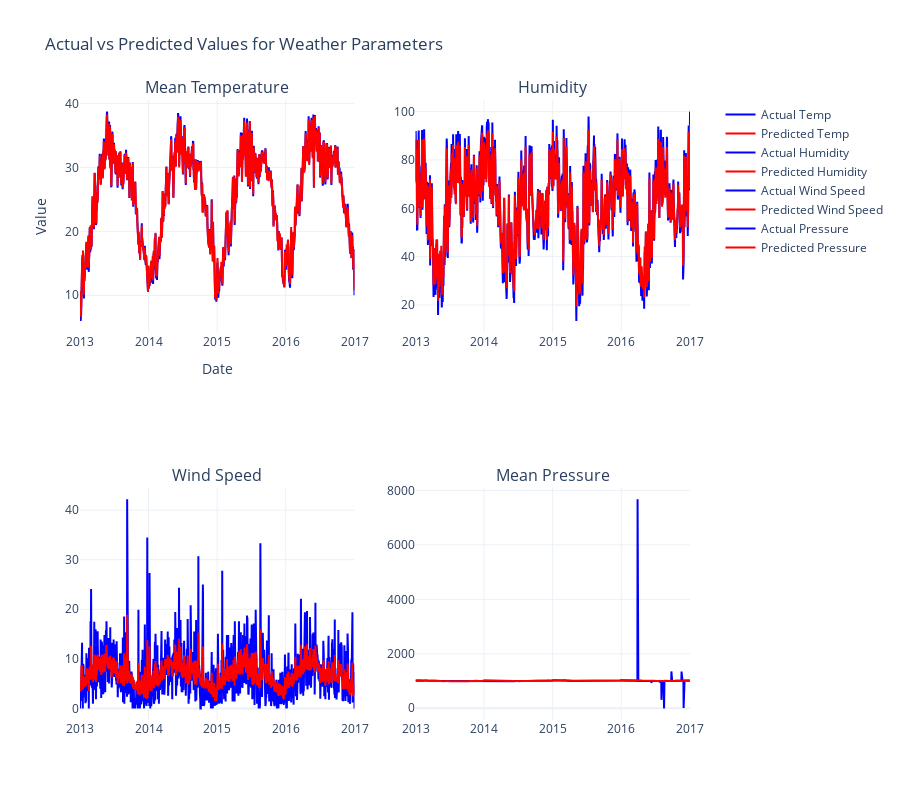

The code cell stored with this chart in its notebook:
### Code cell
import plotly.graph_objs as go
from plotly.subplots import make_subplots
import pandas as pd


# Creating a 2x2 subplot figure
fig = make_subplots(
    rows=2, cols=2,
    subplot_titles=("Mean Temperature", "Humidity", "Wind Speed", "Mean Pressure"),
    specs=[[{"secondary_y": False}, {"secondary_y": False}],
           [{"secondary_y": False}, {"secondary_y": False}]]
)

# Plotting Mean Temperature
fig.add_trace(
    go.Scatter(x=df_comparison['date'], y=df_comparison['meantemp_actual'], mode='lines', name='Actual Temp', line=dict(color='blue')),
    row=1, col=1
)
fig.add_trace(
    go.Scatter(x=df_comparison['date'], y=df_comparison['meantemp_predicted'], mode='lines', name='Predicted Temp', line=dict(color='red')),
    row=1, col=1
)

# Plotting Humidity
fig.add_trace(
    go.Scatter(x=df_comparison['date'], y=df_comparison['humidity_actual'], mode='lines', name='Actual Humidity', line=dict(color='blue')),
    row=1, col=2
)
fig.add_trace(
    go.Scatter(x=df_comparison['date'], y=df_comparison['humidity_predicted'], mode='lines', name='Predicted Humidity', line=dict(color='red')),
    row=1, col=2
)

# Plotting Wind Speed
fig.add_trace(
    go.Scatter(x=df_comparison['date'], y=df_comparison['wind_speed_actual'], mode='lines', name='Actual Wind Speed', line=dict(color='blue')),
    row=2, col=1
)
fig.add_trace(
    go.Scatter(x=df_comparison['date'], y=df_comparison['wind_speed_predicted'], mode='lines', name='Predicted Wind Speed', line=dict(color='red')),
    row=2, col=1
)

# Plotting Mean Pressure
fig.add_trace(
    go.Scatter(x=df_comparison['date'], y=df_comparison['meanpressure_actual'], mode='lines', name='Actual Pressure', line=dict(color='blue')),
    row=2, col=2
)
fig.add_trace(
    go.Scatter(x=df_comparison['date'], y=df_comparison['meanpressure_predicted'], mode='lines', name='Predicted Pressure', line=dict(color='red')),
    row=2, col=2
)

# Update layout
fig.update_layout(
    title="Actual vs Predicted Values for Weather Parameters",
    xaxis_title="Date",
    yaxis_title="Value",
    legend=dict(x=1.05, y=1),
    template="plotly_white",
    height=800
)

# Show the plot
fig.show()

### Figure 1 — Plotly figure (JSON) as saved in the notebook; plotly's stock layout.template omitted (floating-point values rounded to 4 significant figures; data arrays with more than 128 entries replaced by an {"elided": "..."} marker saying what was removed)
{"data": [{"line": {"color": "blue"}, "mode": "lines", "name": "Actual Temp", "type": "scatter", "x": {"elided": "1462 str values"}, "xaxis": "x", "y": {"elided": "1462 float values"}, "yaxis": "y"}, {"line": {"color": "red"}, "mode": "lines", "name": "Predicted Temp", "type": "scatter", "x": {"elided": "1462 str values"}, "xaxis": "x", "y": {"elided": "1462 float values"}, "yaxis": "y"}, {"line": {"color": "blue"}, "mode": "lines", "name": "Actual Humidity", "type": "scatter", "x": {"elided": "1462 str values"}, "xaxis": "x2", "y": {"elided": "1462 float values"}, "yaxis": "y2"}, {"line": {"color": "red"}, "mode": "lines", "name": "Predicted Humidity", "type": "scatter", "x": {"elided": "1462 str values"}, "xaxis": "x2", "y": {"elided": "1462 float values"}, "yaxis": "y2"}, {"line": {"color": "blue"}, "mode": "lines", "name": "Actual Wind Speed", "type": "scatter", "x": {"elided": "1462 str values"}, "xaxis": "x3", "y": {"elided": "1462 float values"}, "yaxis": "y3"}, {"line": {"color": "red"}, "mode": "lines", "name": "Predicted Wind Speed", "type": "scatter", "x": {"elided": "1462 str values"}, "xaxis": "x3", "y": {"elided": "1462 float values"}, "yaxis": "y3"}, {"line": {"color": "blue"}, "mode": "lines", "name": "Actual Pressure", "type": "scatter", "x": {"elided": "1462 str values"}, "xaxis": "x4", "y": {"elided": "1462 float values"}, "yaxis": "y4"}, {"line": {"color": "red"}, "mode": "lines", "name": "Predicted Pressure", "type": "scatter", "x": {"elided": "1462 str values"}, "xaxis": "x4", "y": {"elided": "1462 float values"}, "yaxis": "y4"}], "layout": {"annotations": [{"font": {"size": 16}, "showarrow": false, "text": "Mean Temperature", "x": 0.225, "xanchor": "center", "xref": "paper", "y": 1, "yanchor": "bottom", "yref": "paper"}, {"font": {"size": 16}, "showarrow": false, "text": "Humidity", "x": 0.775, "xanchor": "center", "xref": "paper", "y": 1, "yanchor": "bottom", "yref": "paper"}, {"font": {"size": 16}, "showarrow": false, "text": "Wind Speed", "x": 0.225, "xanchor": "center", "xref": "paper", "y": 0.375, "yanchor": "bottom", "yref": "paper"}, {"font": {"size": 16}, "showarrow": false, "text": "Mean Pressure", "x": 0.775, "xanchor": "center", "xref": "paper", "y": 0.375, "yanchor": "bottom", "yref": "paper"}], "height": 800, "legend": {"x": 1.05, "y": 1}, "title": {"text": "Actual vs Predicted Values for Weather Parameters"}, "xaxis": {"anchor": "y", "domain": [0, 0.45], "title": {"text": "Date"}}, "xaxis2": {"anchor": "y2", "domain": [0.55, 1]}, "xaxis3": {"anchor": "y3", "domain": [0, 0.45]}, "xaxis4": {"anchor": "y4", "domain": [0.55, 1]}, "yaxis": {"anchor": "x", "domain": [0.625, 1], "title": {"text": "Value"}}, "yaxis2": {"anchor": "x2", "domain": [0.625, 1]}, "yaxis3": {"anchor": "x3", "domain": [0, 0.375]}, "yaxis4": {"anchor": "x4", "domain": [0, 0.375]}}}
